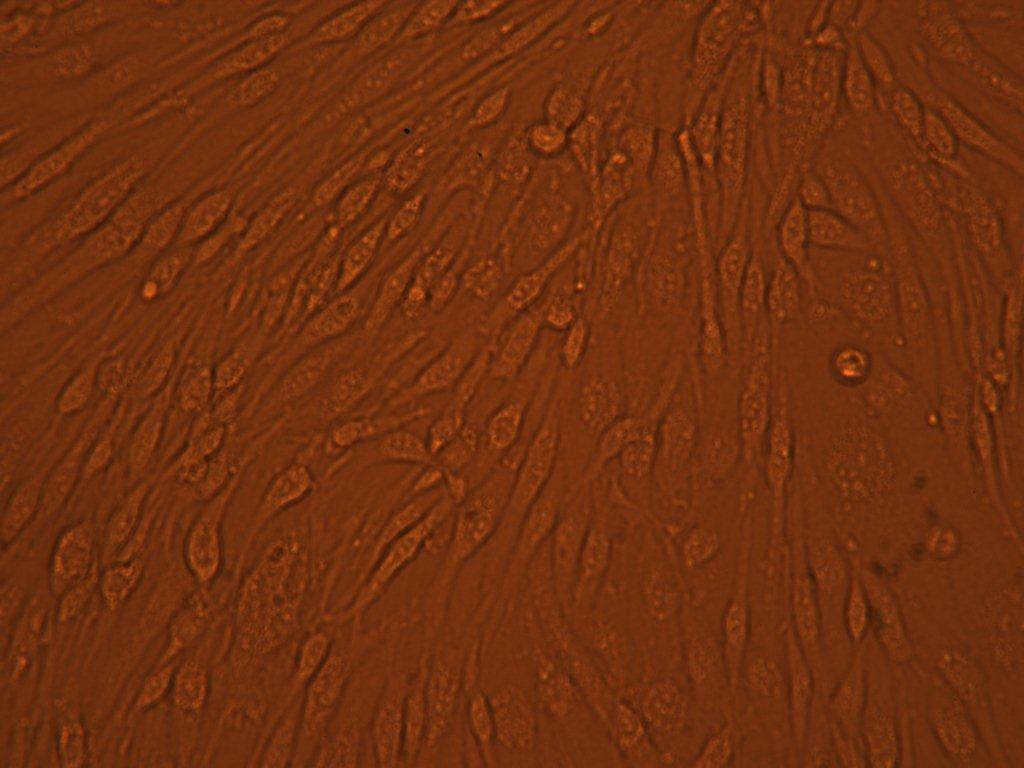
%> input picture Medical Imaging/Project/cell2.jpg, 1024 x 768 px
$ octave Investigation_FilterCommutativity.m   (GNU Octave 9; MATLAB toolbox functions it lacks are replaced by stand-ins)
%> lines starting %> are read from the running program, lines starting %| are printed output that depends on the picture; in (x1, y1, x2, y2) boxes, pixels count from 0 and x2, y2 are one past the last pixel; in counts of white or black regions, pixels touching at a corner belong together; the program's own positions count from 1
%% BME 4783 - Medical Imaging Modalities
%
%  Investigate Effects of Commutivity of Filters.
%
%  Daniel Amante, Jarel Cohen, Robert MacGregor, Ashutosh Priyadarshy
%  University of Virginia
%  Spring 2011

clear all
close all

%%% File loading
% Load an Image into a matrix I.
sample = imread('cell2.jpg');
%> sample is the input picture: size 768x1024x3 uint8; mean R, G, B 113.5, 48.4, 15.1
%sample = imread(filename);
originalSample = sample;

% Convert the Image to grayscale.
sample = rgb2gray(sample);
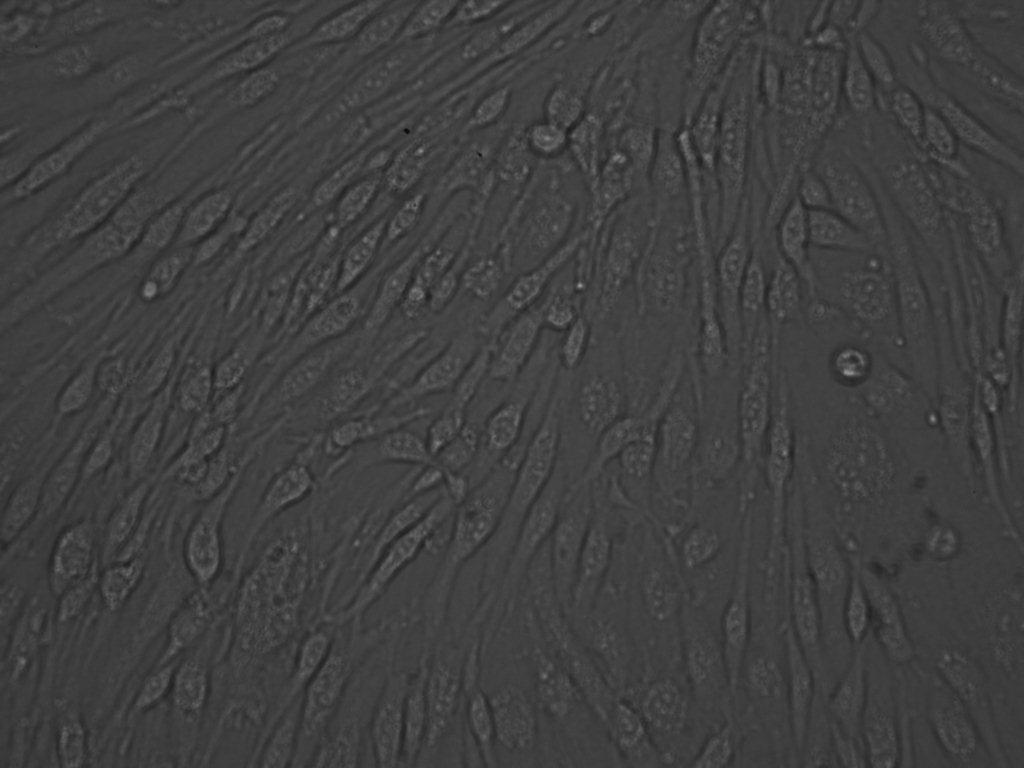
%> sample: size 768x1024 uint8; min 9, max 154, mean 64.1
originalSample = sample;

%%% Conditioning parameters.
% Pixel Neighborhood Size for median filter.
nhood = [9 9];    % Note: change each iteration?
% No. times we will median and adaptive histogram filter succesively.
filterCycles = 4;
% Binary thresholding of the grayscale image.
gray2bin = 190;


%% Perform Cascading Filtration.
% Perform the medfilt2 filtration filterCycles times.
for cycle = 1:filterCycles

    % Apply Median Filtration pixel-wise in a n'hood of dim nhood.
    medFiltLast = medfilt2(sample, nhood);

    % Set the twice filtered image to be equal to the sample.
    sample = medFiltLast;

end

% Perform the adapthisteq filtration filterCycles times.
for cycle = 1:filterCycles

    % Apply Adaptive Histogram Equalization.
    adaptHistEqLast = adapthisteq(sample);

    % Set the twice filtered image to be equal to the sample.
    sample = adaptHistEqLast;

end
%> this loop made 4 passes
%> pass 1, `adaptHistEqLast = adapthisteq(sample);`:
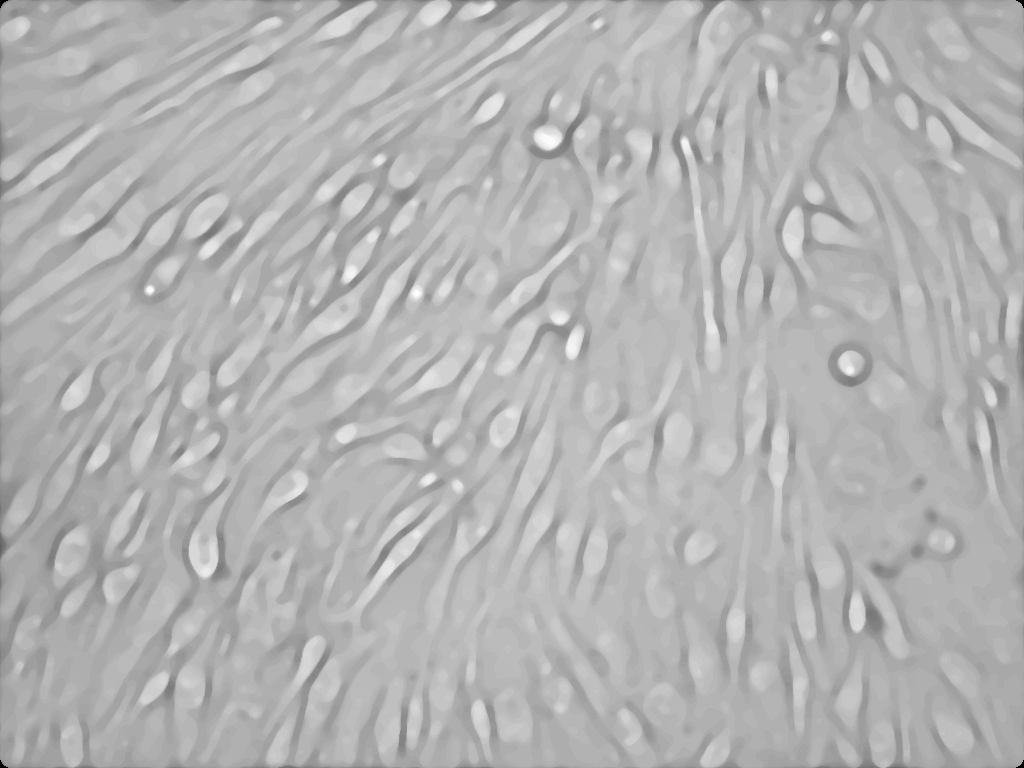
%> adaptHistEqLast: size 768x1024 uint8; min 0, max 255, mean 179.6
% Save the cascaded version as a seperate matrix.
sampleCascade = sample;
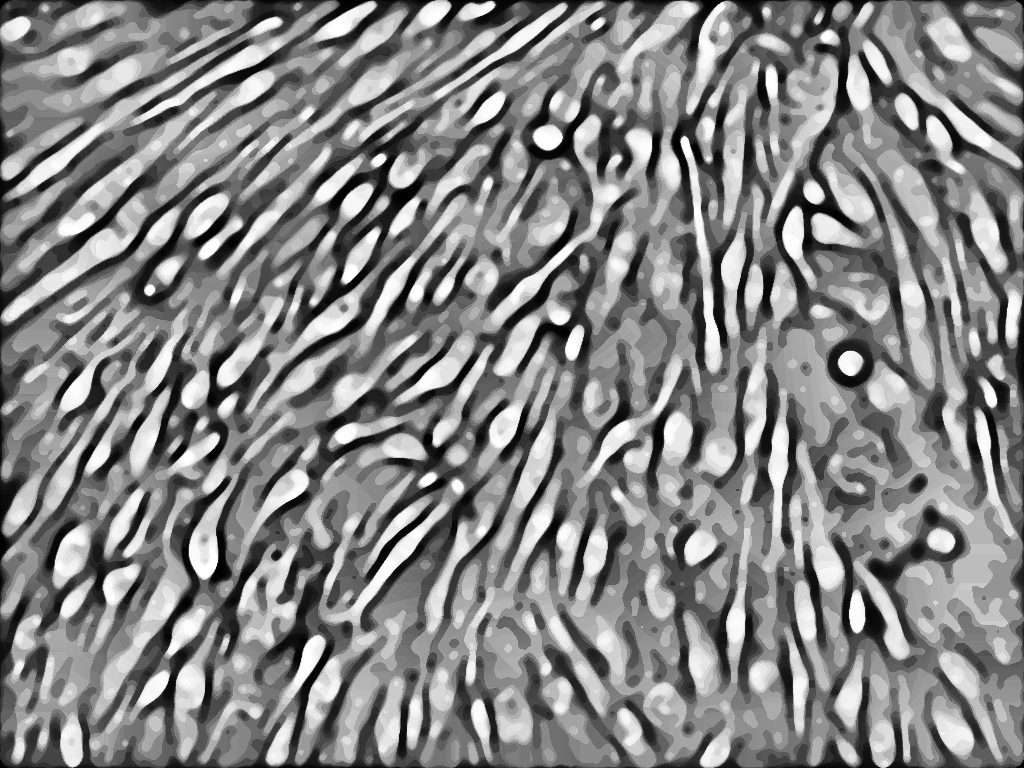
%> sampleCascade: size 768x1024 uint8; min 0, max 255, mean 132.9
sampleCascadeBin = sampleCascade > gray2bin;
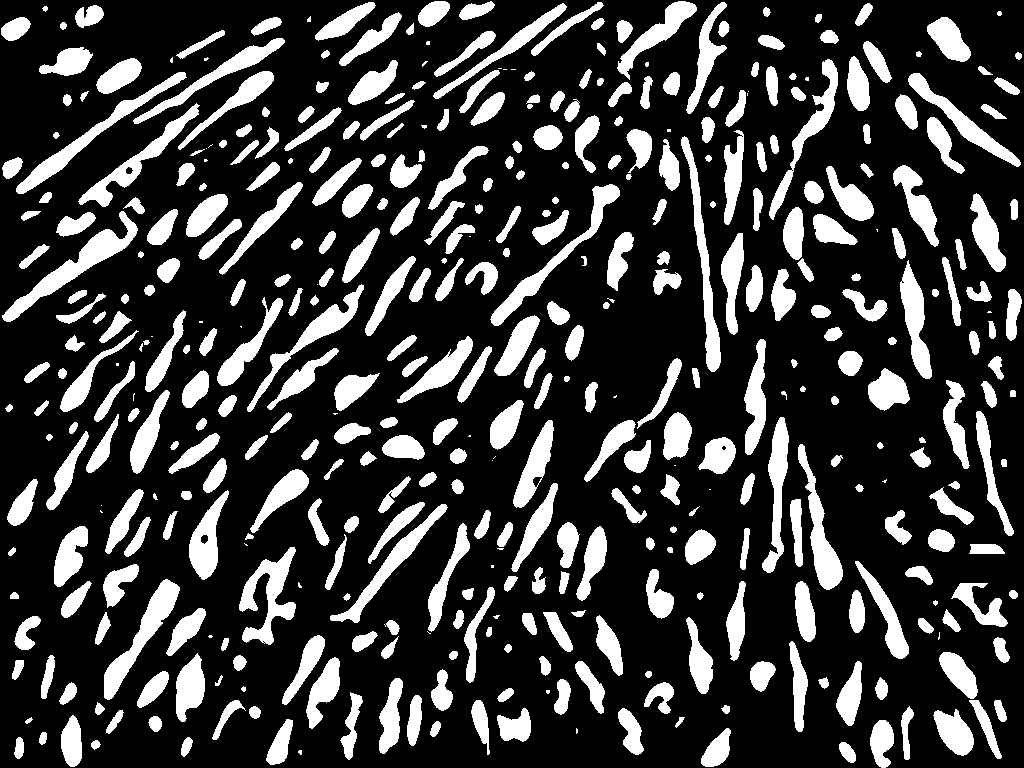
%> sampleCascadeBin: size 768x1024 logical; 23.3% white; 447 white regions (50 under 20 px), largest, box (x1, y1, x2, y2) and area: (2, 211, 138, 322) 2749, (104, 579, 180, 700) 2313, (16, 72, 187, 194) 2292


%% Perform back-to-back filtration (original method).
% Reset to the originalSample.
sample = originalSample;

% Perform the double filtration filterCycles times.
for cycle = 1:filterCycles

    % Apply Median Filtration pixel-wise in a n'hood of dim nhood.
    medFiltLast = medfilt2(sample, nhood);
    % Apply Adaptive Histogram Equalization.
    adaptHistEqLast = adapthisteq(medFiltLast);
    % Set the twice filtered image to be equal to the sample.
    sample = adaptHistEqLast;

end
%> this loop made 4 passes
%> pass 1, `adaptHistEqLast = adapthisteq(medFiltLast);`:
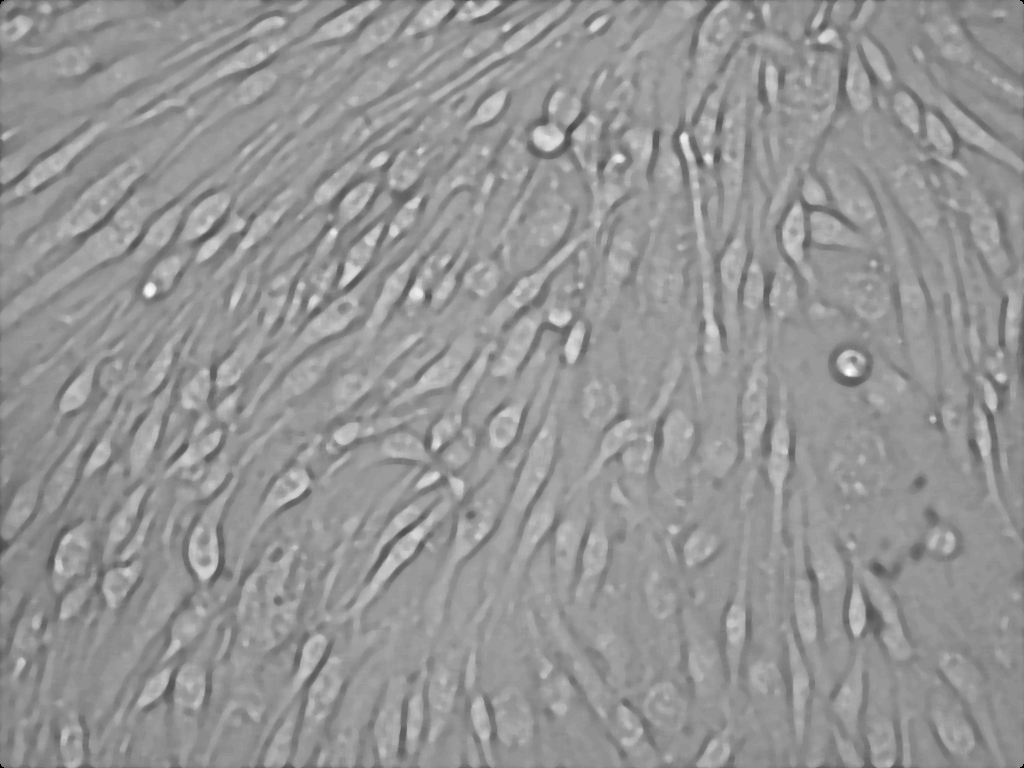
%> adaptHistEqLast: size 768x1024 uint8; min 0, max 255, mean 148.6
% Save the back to back version as a seperate matrix.
sampleBack2Back = sample;
sampleBack2BackBin = sampleBack2Back > gray2bin;
%> sampleBack2BackBin: size 768x1024 logical; 21.5% white; 392 white regions (20 under 20 px), largest, box (x1, y1, x2, y2) and area: (4, 211, 138, 321) 2695, (16, 67, 192, 194) 2351, (103, 579, 180, 700) 2322

hold on
plot(sum(sampleBack2BackBin == sampleCascadeBin)./768, 'b')
xlabel('Horizontal Pixel')
ylabel('Percent Match in Horizontal Row')
title('Matching Between Cascade Filtration and Back to Back Filtration');
axis([0 1024 0 1.1])
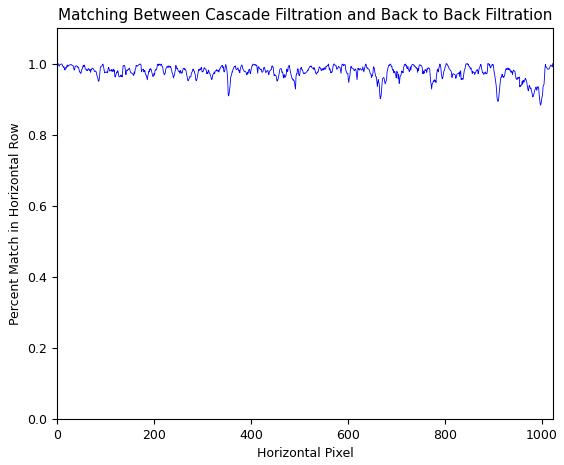
%> figure redrawn from the program's plot data; curve peaks at x = 1, y = 1
